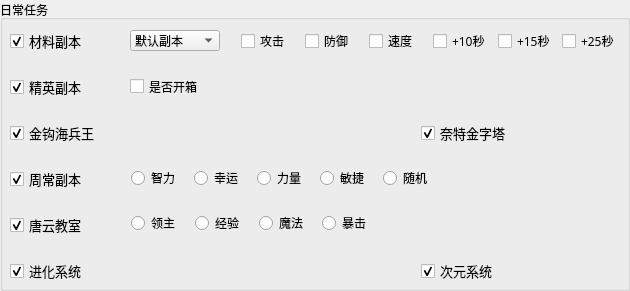
     <widget class="QGroupBox" name="groupBox_9">
      <property name="geometry">
       <rect>
        <x>5</x>
        <y>20</y>
        <width>630</width>
        <height>291</height>
       </rect>
      </property>
      <property name="title">
       <string>日常任务</string>
      </property>
      <widget class="QCheckBox" name="daily_task_cy">
       <property name="enabled">
        <bool>true</bool>
       </property>
       <property name="geometry">
        <rect>
         <x>421</x>
         <y>260</y>
         <width>91</width>
         <height>22</height>
        </rect>
       </property>
       <property name="font">
        <font>
         <family>宋体</family>
         <pointsize>10</pointsize>
         <weight>50</weight>
         <bold>false</bold>
        </font>
       </property>
       <property name="cursor">
        <cursorShape>PointingHandCursor</cursorShape>
       </property>
       <property name="text">
        <string>次元系统</string>
       </property>
       <property name="checked">
        <bool>true</bool>
       </property>
      </widget>
      <widget class="QCheckBox" name="daily_task_zc">
       <property name="enabled">
        <bool>true</bool>
       </property>
       <property name="geometry">
        <rect>
         <x>10</x>
         <y>168</y>
         <width>91</width>
         <height>22</height>
        </rect>
       </property>
       <property name="font">
        <font>
         <family>宋体</family>
         <pointsize>10</pointsize>
         <weight>50</weight>
         <bold>false</bold>
        </font>
       </property>
       <property name="cursor">
        <cursorShape>PointingHandCursor</cursorShape>
       </property>
       <property name="text">
        <string>周常副本</string>
       </property>
       <property name="checked">
        <bool>true</bool>
       </property>
      </widget>
      <widget class="QCheckBox" name="daily_task_cl">
       <property name="geometry">
        <rect>
         <x>10</x>
         <y>30</y>
         <width>91</width>
         <height>22</height>
        </rect>
       </property>
       <property name="font">
        <font>
         <family>宋体</family>
         <pointsize>10</pointsize>
         <weight>50</weight>
         <bold>false</bold>
        </font>
       </property>
       <property name="cursor">
        <cursorShape>PointingHandCursor</cursorShape>
       </property>
       <property name="text">
        <string>材料副本</string>
       </property>
       <property name="checked">
        <bool>true</bool>
       </property>
       <property name="tristate">
        <bool>false</bool>
       </property>
      </widget>
      <widget class="QCheckBox" name="daily_task_jg">
       <property name="enabled">
        <bool>true</bool>
       </property>
       <property name="geometry">
        <rect>
         <x>10</x>
         <y>122</y>
         <width>107</width>
         <height>22</height>
        </rect>
       </property>
       <property name="font">
        <font>
         <family>宋体</family>
         <pointsize>10</pointsize>
         <weight>50</weight>
         <bold>false</bold>
        </font>
       </property>
       <property name="cursor">
        <cursorShape>PointingHandCursor</cursorShape>
       </property>
       <property name="text">
        <string>金钩海兵王</string>
       </property>
       <property name="checked">
        <bool>true</bool>
       </property>
      </widget>
      <widget class="QCheckBox" name="daily_task_jy_open">
       <property name="geometry">
        <rect>
         <x>130</x>
         <y>77</y>
         <width>87</width>
         <height>19</height>
        </rect>
       </property>
       <property name="font">
        <font>
         <family>宋体</family>
        </font>
       </property>
       <property name="text">
        <string>是否开箱</string>
       </property>
      </widget>
      <widget class="QCheckBox" name="daily_task_jzt">
       <property name="enabled">
        <bool>true</bool>
       </property>
       <property name="geometry">
        <rect>
         <x>421</x>
         <y>122</y>
         <width>91</width>
         <height>22</height>
        </rect>
       </property>
       <property name="font">
        <font>
         <family>宋体</family>
         <pointsize>10</pointsize>
         <weight>50</weight>
         <bold>false</bold>
        </font>
       </property>
       <property name="cursor">
        <cursorShape>PointingHandCursor</cursorShape>
       </property>
       <property name="text">
        <string>奈特金字塔</string>
       </property>
       <property name="checked">
        <bool>true</bool>
       </property>
      </widget>
      <widget class="QComboBox" name="daily_task_cl_level">
       <property name="geometry">
        <rect>
         <x>130</x>
         <y>30</y>
         <width>90</width>
         <height>21</height>
        </rect>
       </property>
       <property name="font">
        <font>
         <family>宋体</family>
        </font>
       </property>
       <item>
        <property name="text">
         <string>默认副本</string>
        </property>
       </item>
       <item>
        <property name="text">
         <string>100-阿里安特</string>
        </property>
       </item>
       <item>
        <property name="text">
         <string>120-卡帕莱特</string>
        </property>
       </item>
       <item>
        <property name="text">
         <string>140-神木村</string>
        </property>
       </item>
       <item>
        <property name="text">
         <string>150-龙之峡谷</string>
        </property>
       </item>
      </widget>
      <widget class="QCheckBox" name="daily_task_jy">
       <property name="enabled">
        <bool>true</bool>
       </property>
       <property name="geometry">
        <rect>
         <x>10</x>
         <y>76</y>
         <width>91</width>
         <height>22</height>
        </rect>
       </property>
       <property name="font">
        <font>
         <family>宋体</family>
         <pointsize>10</pointsize>
         <weight>50</weight>
         <bold>false</bold>
        </font>
       </property>
       <property name="cursor">
        <cursorShape>PointingHandCursor</cursorShape>
       </property>
       <property name="text">
        <string>精英副本</string>
       </property>
       <property name="checked">
        <bool>true</bool>
       </property>
      </widget>
      <widget class="QCheckBox" name="daily_task_jh">
       <property name="enabled">
        <bool>true</bool>
       </property>
       <property name="geometry">
        <rect>
         <x>10</x>
         <y>260</y>
         <width>91</width>
         <height>22</height>
        </rect>
       </property>
       <property name="font">
        <font>
         <family>宋体</family>
         <pointsize>10</pointsize>
         <weight>50</weight>
         <bold>false</bold>
        </font>
       </property>
       <property name="cursor">
        <cursorShape>PointingHandCursor</cursorShape>
       </property>
       <property name="text">
        <string>进化系统</string>
       </property>
       <property name="checked">
        <bool>true</bool>
       </property>
      </widget>
      <widget class="QCheckBox" name="daily_task_ty">
       <property name="enabled">
        <bool>true</bool>
       </property>
       <property name="geometry">
        <rect>
         <x>10</x>
         <y>214</y>
         <width>91</width>
         <height>22</height>
        </rect>
       </property>
       <property name="font">
        <font>
         <family>宋体</family>
         <pointsize>10</pointsize>
         <weight>50</weight>
         <bold>false</bold>
        </font>
       </property>
       <property name="cursor">
        <cursorShape>PointingHandCursor</cursorShape>
       </property>
       <property name="text">
        <string>唐云教室</string>
       </property>
       <property name="checked">
        <bool>true</bool>
       </property>
      </widget>
      <widget class="QRadioButton" name="daily_task_ty_order_6">
       <property name="geometry">
        <rect>
         <x>131</x>
         <y>215</y>
         <width>47</width>
         <height>16</height>
        </rect>
       </property>
       <property name="font">
        <font>
         <family>宋体</family>
        </font>
       </property>
       <property name="cursor">
        <cursorShape>PointingHandCursor</cursorShape>
       </property>
       <property name="text">
        <string>领主</string>
       </property>
      </widget>
      <widget class="QRadioButton" name="daily_task_ty_order_7">
       <property name="geometry">
        <rect>
         <x>195</x>
         <y>215</y>
         <width>47</width>
         <height>16</height>
        </rect>
       </property>
       <property name="font">
        <font>
         <family>宋体</family>
        </font>
       </property>
       <property name="cursor">
        <cursorShape>PointingHandCursor</cursorShape>
       </property>
       <property name="text">
        <string>经验</string>
       </property>
      </widget>
      <widget class="QRadioButton" name="daily_task_ty_order_8">
       <property name="geometry">
        <rect>
         <x>259</x>
         <y>215</y>
         <width>47</width>
         <height>16</height>
        </rect>
       </property>
       <property name="font">
        <font>
         <family>宋体</family>
        </font>
       </property>
       <property name="cursor">
        <cursorShape>PointingHandCursor</cursorShape>
       </property>
       <property name="text">
        <string>魔法</string>
       </property>
      </widget>
      <widget class="QRadioButton" name="daily_task_ty_order_9">
       <property name="geometry">
        <rect>
         <x>322</x>
         <y>215</y>
         <width>47</width>
         <height>16</height>
        </rect>
       </property>
       <property name="font">
        <font>
         <family>宋体</family>
        </font>
       </property>
       <property name="cursor">
        <cursorShape>PointingHandCursor</cursorShape>
       </property>
       <property name="text">
        <string>暴击</string>
       </property>
      </widget>
      <widget class="QRadioButton" name="daily_task_zc_day_6">
       <property name="geometry">
        <rect>
         <x>131</x>
         <y>170</y>
         <width>47</width>
         <height>16</height>
        </rect>
       </property>
       <property name="font">
        <font>
         <family>宋体</family>
        </font>
       </property>
       <property name="cursor">
        <cursorShape>PointingHandCursor</cursorShape>
       </property>
       <property name="text">
        <string>智力</string>
       </property>
      </widget>
      <widget class="QRadioButton" name="daily_task_zc_day_7">
       <property name="geometry">
        <rect>
         <x>194</x>
         <y>170</y>
         <width>47</width>
         <height>16</height>
        </rect>
       </property>
       <property name="font">
        <font>
         <family>宋体</family>
        </font>
       </property>
       <property name="cursor">
        <cursorShape>PointingHandCursor</cursorShape>
       </property>
       <property name="text">
        <string>幸运</string>
       </property>
      </widget>
      <widget class="QRadioButton" name="daily_task_zc_day_8">
       <property name="geometry">
        <rect>
         <x>257</x>
         <y>170</y>
         <width>47</width>
         <height>16</height>
        </rect>
       </property>
       <property name="font">
        <font>
         <family>宋体</family>
        </font>
       </property>
       <property name="cursor">
        <cursorShape>PointingHandCursor</cursorShape>
       </property>
       <property name="text">
        <string>力量</string>
       </property>
      </widget>
      <widget class="QRadioButton" name="daily_task_zc_day_10">
       <property name="geometry">
        <rect>
         <x>383</x>
         <y>170</y>
         <width>47</width>
         <height>16</height>
        </rect>
       </property>
       <property name="font">
        <font>
         <family>宋体</family>
        </font>
       </property>
       <property name="cursor">
        <cursorShape>PointingHandCursor</cursorShape>
       </property>
       <property name="text">
        <string>随机</string>
       </property>
      </widget>
      <widget class="QRadioButton" name="daily_task_zc_day_9">
       <property name="geometry">
        <rect>
         <x>320</x>
         <y>170</y>
         <width>47</width>
         <height>16</height>
        </rect>
       </property>
       <property name="font">
        <font>
         <family>宋体</family>
        </font>
       </property>
       <property name="cursor">
        <cursorShape>PointingHandCursor</cursorShape>
       </property>
       <property name="text">
        <string>敏捷</string>
       </property>
      </widget>
      <widget class="QCheckBox" name="daily_task_cl_buff_8">
       <property name="geometry">
        <rect>
         <x>305</x>
         <y>33</y>
         <width>47</width>
         <height>16</height>
        </rect>
       </property>
       <property name="font">
        <font>
         <family>宋体</family>
        </font>
       </property>
       <property name="cursor">
        <cursorShape>PointingHandCursor</cursorShape>
       </property>
       <property name="text">
        <string>防御</string>
       </property>
      </widget>
      <widget class="QCheckBox" name="daily_task_cl_buff_7">
       <property name="geometry">
        <rect>
         <x>241</x>
         <y>33</y>
         <width>47</width>
         <height>16</height>
        </rect>
       </property>
       <property name="font">
        <font>
         <family>宋体</family>
        </font>
       </property>
       <property name="cursor">
        <cursorShape>PointingHandCursor</cursorShape>
       </property>
       <property name="text">
        <string>攻击</string>
       </property>
      </widget>
      <widget class="QCheckBox" name="daily_task_cl_buff_9">
       <property name="geometry">
        <rect>
         <x>369</x>
         <y>33</y>
         <width>47</width>
         <height>16</height>
        </rect>
       </property>
       <property name="font">
        <font>
         <family>宋体</family>
        </font>
       </property>
       <property name="cursor">
        <cursorShape>PointingHandCursor</cursorShape>
       </property>
       <property name="text">
        <string>速度</string>
       </property>
      </widget>
      <widget class="QCheckBox" name="daily_task_cl_buff_10">
       <property name="geometry">
        <rect>
         <x>433</x>
         <y>33</y>
         <width>53</width>
         <height>16</height>
        </rect>
       </property>
       <property name="font">
        <font>
         <family>宋体</family>
        </font>
       </property>
       <property name="cursor">
        <cursorShape>PointingHandCursor</cursorShape>
       </property>
       <property name="text">
        <string>+10秒</string>
       </property>
      </widget>
      <widget class="QCheckBox" name="daily_task_cl_buff_12">
       <property name="geometry">
        <rect>
         <x>562</x>
         <y>33</y>
         <width>53</width>
         <height>16</height>
        </rect>
       </property>
       <property name="font">
        <font>
         <family>宋体</family>
        </font>
       </property>
       <property name="cursor">
        <cursorShape>PointingHandCursor</cursorShape>
       </property>
       <property name="text">
        <string>+25秒</string>
       </property>
      </widget>
      <widget class="QCheckBox" name="daily_task_cl_buff_11">
       <property name="geometry">
        <rect>
         <x>498</x>
         <y>33</y>
         <width>53</width>
         <height>16</height>
        </rect>
       </property>
       <property name="font">
        <font>
         <family>宋体</family>
        </font>
       </property>
       <property name="cursor">
        <cursorShape>PointingHandCursor</cursorShape>
       </property>
       <property name="text">
        <string>+15秒</string>
       </property>
      </widget>
     </widget>
